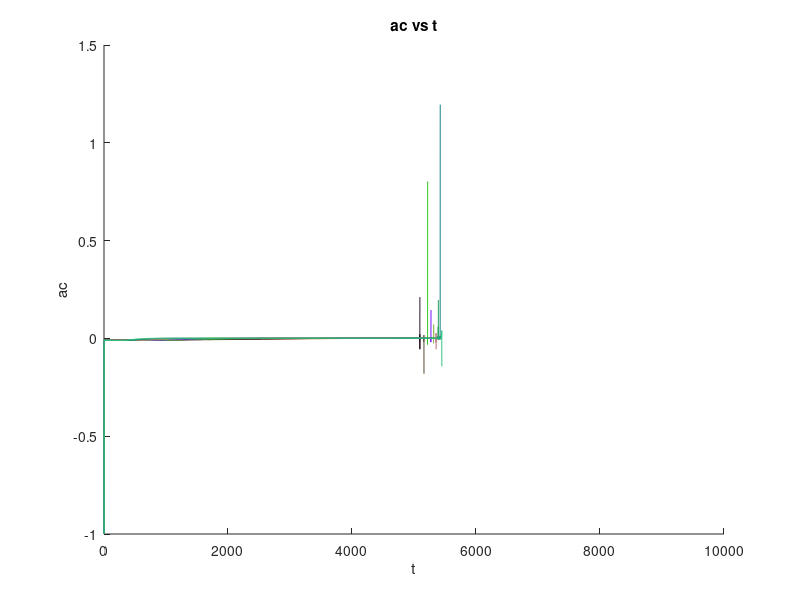
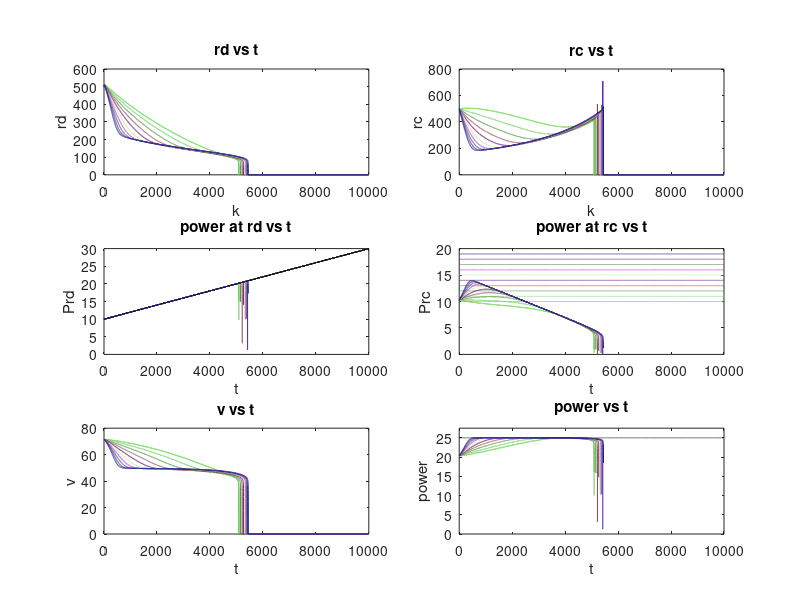

These charts were generated, in order, by the following MATLAB code:
% 8 Dec 2016
% Aurik Sarker & Jesse Rines
clear, close all

% Define discrete time period and time step
k = (1:1:1E4);  % sample scale (more samples = higher runtime)
dt = 1E-0;  % time step (highter time step = longer time scale)
t = dt * k; % actual time scale
b = 10;    % gain constant

% Define initial values
% rd0 = rand(1)*100;      % initial rd value, randomized
% rc0 = rand(1)*100;      % initial rc value, randomized
rd0 = 500;
rc0 = 500;
rl = 100;               % load resistance; should be in neighborhood of ep
ep = 100;               % epsilon (determines maximum power)

pc0P = (10:1:19);                % power demanded by rc

delP = 0.002; % Change in power demanded every time interval
% Array containing multiple inital values for pd0 (power demanded by rd)
pd0P = ( 10 : delP : 10 + delP*(k(end)-1) );

samples = 1000;        % number of samples used to estimate alpha
sigma = 1;              % standard deviation of the normal distribution

% Define cell arrays
% Each cell corresponds to values from a different initial pd0 value
rdP = cell(1, 10);      % rd values for each pd0 value
rcP = cell(1, 10);      % rc values for each pd0 value
vP = cell(1, 10);       % voltage values for each pd0 value
collapseP = cell(1, 10);
pP = cell(1, 10);       % power values for each pd0 value
pcP = cell(1, 10);      % power at rc values for each pd0 value
pdP = cell(1, 10);      % power at rd values for each pd0 value
acP = cell(1, 10);      % alpha at rc values for each pd0 value
% adP = cell(1, 10);      % alpha at rd values for each pd0 value

% Define time arrays for resistance, voltage, power, alpha
rd = zeros(1, k(end));  % rd values over time
rc = zeros(1, k(end));  % rc values over time
v = zeros(1, k(end));   % voltage values over time
p = zeros(1, k(end));   % power values over time
pc = zeros(1, k(end));  % power at rc values over time
pd = zeros(1, k(end));  % power at rd values over time
ac = zeros(1, k(end));  % alpha at rc values over time
% ad = zeros(1, k(end));  % alpha at rd values over time

% Logical array indicating whether collapse has occurred or not
collapse = zeros(1, k(end));

% Set initial values for r, v, p
rd(1) = rd0;
rc(1) = rc0;
% v(1) = (ep * rd0 * rc0) / (rd0 * (rc0 + rd0) + rl*rc0);
v(1) = ep / (rl/rd0 + rl/rc0 + 1);
p(1) = v(1)^2 * (1/rc0 + 1/rd0);
pc(1) = v(1)^2 / rc0;
pd(1) = v(1)^2 / rd0;

ac(1) = -sign(rc(1));
% ad(1) = -sign(rd(1));


for n = 1:10
    pc0 = pc0P(n);
% Determine array values over time interval
for i = 2:length(k)
    pd0 = pd0P(i);
    
    % Rd %%%%%%%%%%%%%%%%%%%%%%%%%%%%%%%%%%%%%%%%%%%%%%%%%%%%%%%%%%%
    rd(i) = max(rd(i-1) + b*dt*( (v(i-1)^2 / rd(i-1) - pd0) ), 0);
    
    % Rc %%%%%%%%%%%%%%%%%%%%%%%%%%%%%%%%%%%%%%%%%%%%%%%%%%%%%%%%%%%
    
    % Take rc to be a normal random variable to find alpha
    rcR = normrnd(rc(i-1), sigma, 1, samples);
    vcR = ep ./ (rl./rcR + rl./rd(i) + 1);
    pcR = vcR.^2 ./ rcR;
    pR= vcR.^2 .* (1./rcR + 1/rd(i));
    % Use the change in power and resistance at rc to determine ac
    ac(i) = mean( (pR - p(i-1)) .* (rcR - rc(i-1)) );
    
    % dpc = pcR - pc(i-1);
    % dvc = vcR - v(i-1);
    % drc = rcR - rc(i-1);
    % ac(i) = mean( dpc./dvc .* dvc./drc + dpc./drc );
    
    % Use this new alpha to calculate rc
    rc(i) = max(rc(i-1) - b*dt * (pc(i-1) - pc0) * ac(i), 0);
    
    v(i) = ep / (rl/rd(i) + rl/rc(i) + 1);
    
    % Set p, pc, delta pc, delta rc, for next loop
    p(i) = v(i)^2 * (1/rc(i) + 1/rd(i));
    pc(i) = v(i)^2 / rc(i);
    pd(i) = v(i)^2 / rd(i);
end

% Test collapse logical
collapse = (v < 1E-4) & (rd < rd0);

% Set the corresponding position in the cell arrays
    rdP{n} = rd;
    rcP{n} = rc;
    vP{n} = v;
    collapseP{n} = collapse; 
    pP{n} = p;
    pcP{n} = pc;
    pdP{n} = pd;
    acP{n} = ac;
%     adP{n} = ad;
    
end


maxpower = (ep^2 / (4*rl));


figure
set(gcf, 'Position', get(0, 'Screensize'));

% Loop through each pd0
for i = 1:10
    % Define color vector outside of plot so that color matches
    c = rand(1,3);
    
    hold on
    plot(t, acP{i}, 'color', c);
    title('ac vs t'), xlabel('t'), ylabel('ac');
end


figure
set(gcf, 'Position', get(0, 'Screensize'));

hold on
subplot(326), plot(t, maxpower * ones(1, k(end)), '--', 'color', 'k');

% New figures
% Loop through each pd0
for i = 1:10
    % Define color vector outside of plot so that color matches
    c = rand(1,3);
    
    hold on
    subplot(321), plot(t, rdP{i}, 'color', c);
    title('rd vs t'), xlabel('k'), ylabel('rd');
    
    hold on
    subplot(322), plot(t, rcP{i}, 'color', c);
    title('rc vs t'), xlabel('k'), ylabel('rc');
    
    hold on
    subplot(323), plot(t, pd0P .* ones(1, k(end)), '--', 'color', 'k');
    hold on
    subplot(323), plot(t, pdP{i}, 'color', c);
    title('power at rd vs t'), xlabel('t'), ylabel('Prd');
    
    hold on
    subplot(324), plot(t, pcP{i}, 'color', c);
    hold on
subplot(324), plot(t, pc0P(i) .* ones(1, k(end)), '--', 'color', c);
    title('power at rc vs t'), xlabel('t'), ylabel('Prc');
    
    hold on
    subplot(325), plot(t, vP{i}, 'color', c);
    title('v vs t'), xlabel('t'), ylabel('v');
    
    hold on
    subplot(326), plot(t, pP{i}, 'color', c);
    title('power vs t'), xlabel('t'), ylabel('power');
    ylim([0 maxpower + maxpower/10]);
end


% start with initial conditions for rc/rd which are close to the fixed points
% (below max power), show that the resistances may converge. This is local
% stability.

% change pd0 small perturbation every time step
% rc is smart, rd is not (use old equation without alpha)